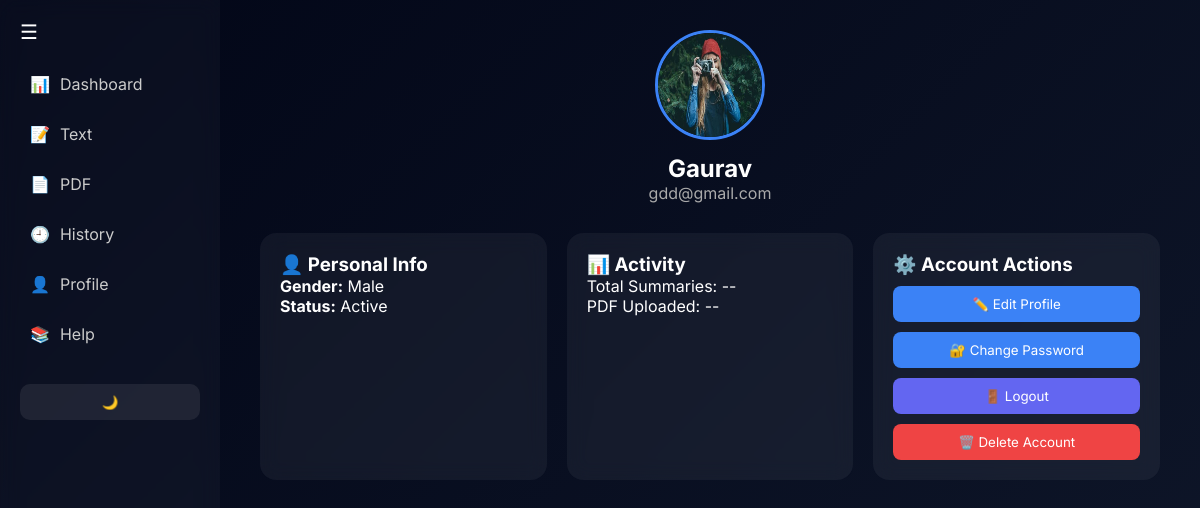
The page /profile (signed in) on the database as committed earlier.
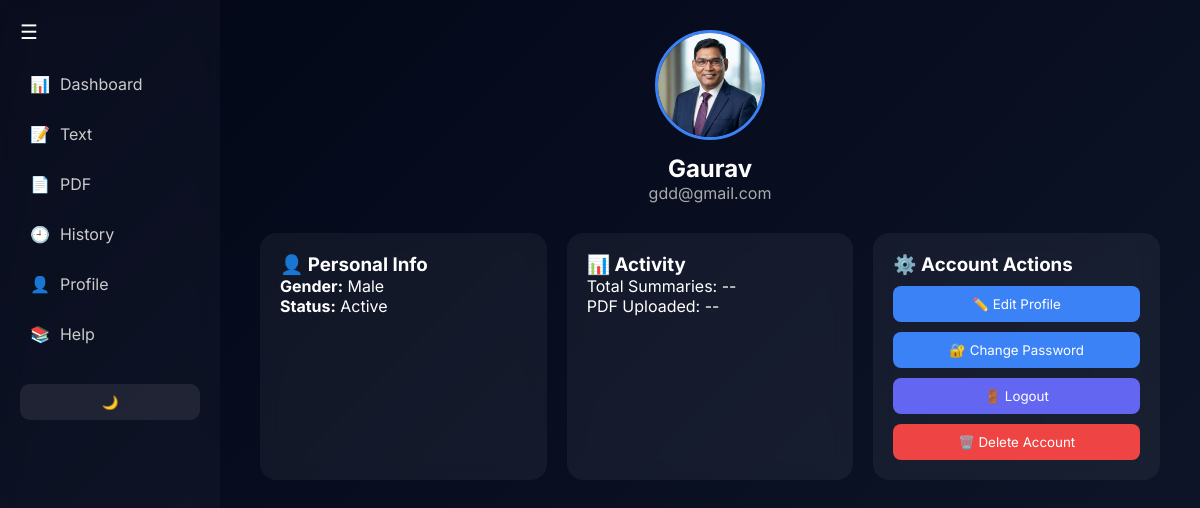
The same page on the database as committed later.
### tables this page shows
CREATE TABLE users (
            id INTEGER PRIMARY KEY AUTOINCREMENT,
            name TEXT NOT NULL,
            email TEXT UNIQUE NOT NULL,
            gender TEXT NOT NULL,
            password TEXT NOT NULL,
            question TEXT NOT NULL,
            answer TEXT NOT NULL,
            profile_pic TEXT
        );

### app.py (the view)
@app.route("/profile")
def profile():
    if 'user_id' not in session:
        flash("You must log in first", "warning")
        return redirect(url_for("login"))
    conn = get_db_connection()
    user = conn.execute(
        "SELECT * FROM users WHERE id=?",
        (session["user_id"],)
    ).fetchone()
    conn.close()
    return render_template("profile.html", user=user)

### app.py (called while the page is built)
def get_db_connection():
    conn = sqlite3.connect(DB_NAME)
    conn.row_factory = sqlite3.Row
    return conn

### templates/profile.html (shortened to what this page needs)
{% extends "base.html" %}
{% block content %}
<div class="profile-container">
  <div class="profile-header">
    <img src="{% if user.profile_pic %}/static/uploads/{{ user.profile_pic }}{% else %}https://i.pravatar.cc/150{% endif %}" class="avatar">
    <h2>{{ user.name }}</h2>
    <p class="email">{{ user.email }}</p>
  </div>
  <div class="profile-grid">
    <div class="card">
      <h3>👤 Personal Info</h3>
      <p><strong>Gender:</strong> {{ user.gender }}</p>
      <p><strong>Status:</strong> Active</p>
    </div>
    <div class="card">
      <h3>📊 Activity</h3>
      <p>Total Summaries: --</p>
      <p>PDF Uploaded: --</p>
    </div>
    <div class="card">
      <h3>⚙️ Account Actions</h3>
      <a href="/edit-profile">
        <button class="btn">✏️ Edit Profile</button>
      </a>
      <a href="/change-password">
        <button class="btn">🔐 Change Password</button>
      </a>
      <a href="/logout">
        <button class="btn logout">🚪 Logout</button>
      </a>
      <button class="btn danger" onclick="confirmDelete()">🗑️ Delete Account</button>
    </div>
  </div>
</div>
{% endblock %}

### templates/base.html (shortened to what this page needs)
<!DOCTYPE html>
<html lang="en">
<head>
</head>
<body>
<div class="sidebar">
  <button onclick="toggleSidebar()" class="toggle-btn">☰</button>
  <a href="/dashboard" data-tooltip="Dashboard">📊 <span>Dashboard</span></a>
  <a href="/textsummaries" data-tooltip="Text">📝 <span>Text</span></a>
  <a href="/pdf_summaries" data-tooltip="PDF">📄 <span>PDF</span></a>
  <a href="/history" data-tooltip="History">🕘 <span>History</span></a>
  <a href="/profile" data-tooltip="Profile">👤 <span>Profile</span></a>
  <a href="/help" data-tooltip="Help">📚 <span>Help</span></a>
  <button onclick="toggleTheme()" class="theme-btn" id="themeToggle">🌙</button>
</div>
<div class="main">
  {% block content %}{% endblock %}
</div>
</body>
</html>

### templates/base.html (style rules this page uses)
* { margin: 0; padding: 0; box-sizing: border-box; font-family: 'Inter', sans-serif; }
body { background: linear-gradient(135deg, #020617, #0f172a); color: #fff; display: flex; }
.sidebar { width: 220px; height: 100vh; padding: 20px; background: rgba(255,255,255,0.03); backdrop-filter: blur(10px); transition: all 0.3s ease; overflow: hidden; }
.toggle-btn { background: none; border: none; color: white; font-size: 20px; margin-bottom: 20px; cursor: pointer; }
.sidebar a { display: flex; align-items: center; gap: 10px; padding: 10px; margin-bottom: 10px; border-radius: 8px; color: #ccc; text-decoration: none; transition: 0.3s; position: relative; }
.sidebar { flex-shrink: 0; }
.main { flex: 1; padding: 30px; min-width: 0; }
.sidebar a::after { content: attr(data-tooltip); position: absolute; left: 75px; background: #111; color: #fff; padding: 5px 10px; border-radius: 6px; font-size: 12px; opacity: 0; pointer-events: none; white-space: nowrap; transform: translateY(-50%); top: 50%; transition: 0.2s; }
.main { flex: 1; padding: 30px; transition: 0.3s; }
.card { background: rgba(255,255,255,0.05); padding: 20px; border-radius: 16px; margin-bottom: 20px; backdrop-filter: blur(10px); }
.btn { background: #3b82f6; padding: 10px 18px; border: none; border-radius: 8px; color: white; cursor: pointer; }
.theme-btn { margin-top: 20px; width: 100%; padding: 10px; border-radius: 10px; border: none; background: rgba(255,255,255,0.08); color: white; cursor: pointer; }

### templates/profile.html (style rules this page uses)
.profile-container { max-width: 900px; margin: auto; }
.profile-header { text-align: center; margin-bottom: 30px; }
.avatar { width: 110px; height: 110px; border-radius: 50%; margin-bottom: 10px; border: 3px solid #3b82f6; }
.email { color: #aaa; }
.profile-grid { display: grid; grid-template-columns: repeat(3, 1fr); gap: 20px; }
.card { background: rgba(255,255,255,0.05); padding: 20px; border-radius: 16px; backdrop-filter: blur(10px); transition: 0.3s; }
a { text-decoration: none; }
.btn { display: block; width: 100%; margin-top: 10px; padding: 10px; border-radius: 8px; border: none; background: #3b82f6; color: white; cursor: pointer; }
.btn.logout { background: #6366f1; }
.btn.danger { background: #ef4444; }

Rows that differ between the two databases and show on the page:
changed users "Gaurav": profile_pic: a different picture
